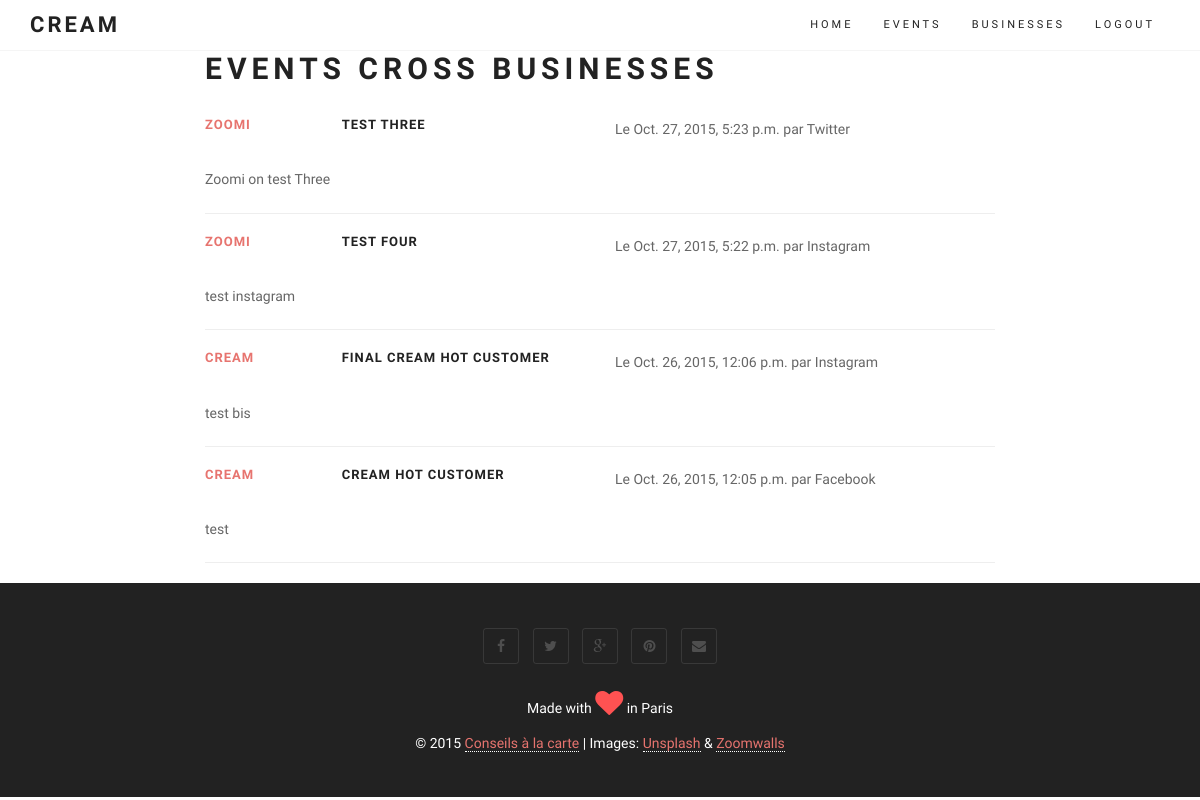
/event/ (signed in), run on the app's committed database.
### core/models.py (models this page shows)
class Event(models.Model):
	user = models.ForeignKey(User)
	customer = models.ForeignKey(Customer)
	business = models.ForeignKey(Business)
	kind = models.IntegerField(choices=EVENT_KIND, null=True, blank=True)
 	description = models.TextField(null=True, blank=True)
 	created_at = models.DateTimeField(auto_now_add=True)
 	def get_absolute_url(self):
 		return reverse (viewname="business_list")

class Business(models.Model):
	user = models.ForeignKey(User)
 	name = models.CharField(max_length=100, null=True, blank=True)
 	def __unicode__(self):
 		return self.name
 	def create_event_url(self):
 		return reverse (viewname="event_create", args=[self.id])
 	def create_customer_url(self):
 		return reverse (viewname="customer_create", args=[self.id])
 	def list_customer_url(self):
 		return reverse (viewname="customer_list", args=[self.id])
 	def list_event_url(self):
 		return reverse (viewname="business_event_list", args=[self.id])
  	def get_absolute_url(self):
 	 	return reverse (viewname="business_list")

class Customer(models.Model):
	user = models.ForeignKey(User)
	business = models.ForeignKey(Business) # could we make it multiple values
	kind = models.IntegerField(choices=CUSTOMER_KIND, null=True, blank=True)
	status = models.IntegerField(choices=CUSTOMER_STATUS, null=True, blank=True)
	fullname = models.CharField(max_length=100, null=True, blank=True)
	telephone = models.CharField(max_length=20, null=True, blank=True)
	email = models.CharField(max_length=100, null=True, blank=True)
 	created_at = models.DateTimeField(auto_now_add=True)
 	def __unicode__(self):
 		return self.fullname #+ ' - ' + str(self.bus_c) + ' - ' + str(self.fullname)
 	def get_absolute_url(self):
 	 	return reverse (viewname="customer_list", args=[self.id])

### core/views.py (the view)
# urls.py: url(r'event/$', login_required(coreviews.EventListView.as_view())),
class EventListView(ListView):
	model = coremodels.Event
	template_name = "event/list.html"
	context_object_name = 'event'
	paginate_by = 4 # definition of max py page
	def get_queryset(self):
		return coremodels.Event.objects.filter(user=self.request.user).order_by('-created_at')

### templates/event/list.html (shortened to what this page needs)
{% extends "base/theme.html" %}
{% load bootstrap_pagination %}
{% block content %}
<div class="row main-content">
	<div class="col-md-2"></div>
	<div class="col-md-8">
	<h2>Events cross Businesses</h2>
		{% for event in object_list %}
		<div class="row">
	 		<div class="col-md-2">
			<h3><a href="{{ event.get_absolute_url }}">{{ event.business }}</a></h3>
			</div>
	 		<div class="col-md-4">
			<h3>{{ event.customer }}</h3>
			</div>
	 		<div class="col-md-6">
			Le {{ event.created_at }} par {{ event.get_kind_display }}
			</div>
			<div class="col-md-12">
			<br>
			<p>{{ event.description }}</p>
			<hr></div>
		</div>
		{% endfor %}
	</div>
	<div class="col-md-2"></div>
</div>
{% endblock %}

### static/css/style.css (style rules this page uses)
body { font: 300 14px/1.8 'Raleway', sans-serif; color: #666; overflow-x: hidden; }
a { color: #E7746F; }
a, .btn { -webkit-transition: all 0.125s ease-in-out 0s; -moz-transition: all 0.125s ease-in-out 0s; -ms-transition: all 0.125s ease-in-out 0s; -o-transition: all 0.125s ease-in-out 0s; transition: all 0.125s ease-in-out 0s; }
h1, h2, h3, h4, h5, h6 { font: 700 40px/1.2 Raleway, sans-serif; text-transform: uppercase; letter-spacing: 5px; margin: 5px 0 5px; color: #222; }
h2 { font-size: 30px; margin: 0 0 30px; }
h3 { font-size: 13px; letter-spacing: 1px; margin: 0 0 5px; }

### data on the page
Event: business "ZOOMI", customer "TEST THREE", created_at "Oct. 27, 2015, 5:23 p.m.", kind "Twitter", description "Zoomi on test Three"
Event: business "ZOOMI", customer "TEST FOUR", created_at "Oct. 27, 2015, 5:22 p.m.", kind "Instagram", description "test instagram"
Event: business "CREAM", customer "FINAL CREAM HOT CUSTOMER", created_at "Oct. 26, 2015, 12:06 p.m.", kind "Instagram", description "test bis"
Event: business "CREAM", customer "CREAM HOT CUSTOMER", created_at "Oct. 26, 2015, 12:05 p.m.", kind "Facebook", description "test"
